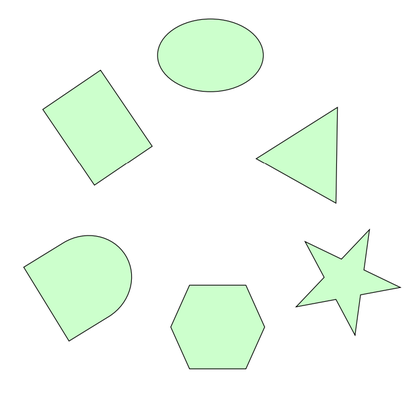
%> input picture Train Image/Train Image.png, 420 x 400 px, shrunk from 698 x 664 before the run
$ octave MAIN.m   (GNU Octave 9; MATLAB toolbox functions it lacks are replaced by stand-ins)
%> lines starting %> are read from the running program, lines starting %| are printed output that depends on the picture; in (x1, y1, x2, y2) boxes, pixels count from 0 and x2, y2 are one past the last pixel; in counts of white or black regions, pixels touching at a corner belong together; the program's own positions count from 1
### resampleContour.m
% Helper function to resample the contour to the desired number of points
function resampledContour = resampleContour(contour, numPoints)
    % Calculate the total arc length
    distances = sqrt(sum(diff(contour).^2, 2));
    totalArcLength = sum(distances);

    % Calculate the desired arc length between each resampled point
    desiredArcLength = totalArcLength / (numPoints - 1);

    % Resample the contour based on the desired arc length
    resampledContour = zeros(numPoints, 2);
    resampledContour(1, :) = contour(1, :);
    remainingArcLength = 0;
    j = 2;

    for i = 1:size(contour, 1) - 1
        segmentLength = norm(contour(i, :) - contour(i+1, :));
        remainingArcLength = remainingArcLength + segmentLength;

        if remainingArcLength >= desiredArcLength
            resampledContour(j, :) = contour(i+1, :);
            j = j + 1;
            remainingArcLength = remainingArcLength - desiredArcLength;
        end
    end

    % Ensure that the last point of the contour is included
    resampledContour(end, :) = contour(end, :);
end

### identifyShapeFromImage.m
function identifyShapeFromImage(imagePath, shapesData)
    % Read the uploaded image
    uploadedImage = imread(imagePath);

    % Convert the uploaded image from RGB to grayscale
    uploadedGray = rgb2gray(uploadedImage);

    % Threshold the uploaded image
    threshold = graythresh(uploadedGray);
    uploadedBW = im2bw(uploadedGray, threshold);

    % Invert the binary image
    uploadedBW = ~uploadedBW;

    % Find the boundaries of the uploaded image
    [B, ~] = bwboundaries(uploadedBW, 'noholes');

    % Initialize variables
    numShapes = length(B);  % Number of shapes in the uploaded image
    contourPoints = cell(numShapes, 1);  % Cell array to store contour points for each shape

    % Shape names
    shapeNames = {'Half Stadium', 'Rectangle', 'Oval', 'Hexagon', 'Triangle', 'Star'};

    % Process each shape
    for i = 1:numShapes
        % Get the x-y coordinates of the contour points
        contourPoints{i} = B{i};

        % Convert 2D coordinates to 1D array
        centroid = mean(contourPoints{i});

        % Resample contour to desired number of points
        numContourPoints = numel(shapesData(1).SignalSequence);  % Get the number of contour points used in stored shape data
        resampledContour = resampleContour(contourPoints{i}, numContourPoints);

        distances = sqrt(sum((resampledContour - centroid).^2, 2));
        signalSequence = distances;

        % Perform FFT on the signal sequence
        spectrum = fft(signalSequence);

        % Match the spectrum with stored shape data
        bestMatch = '';
        bestScore = inf;

        for j = 1:numel(shapesData)
            storedSpectrum = shapesData(j).Spectrum;
            score = norm(abs(spectrum) - abs(storedSpectrum));

            if score < bestScore
                bestScore = score;
                bestMatch = shapesData(j).Name;
            end
        end

        % Display the identified shape
        fprintf('\n\n**********************************\n')
        fprintf('Identified Shape: %s\n', bestMatch);
        fprintf('**********************************\n')

        % Plot the uploaded image with the identified shape
        figure;
        imshow(uploadedImage);
        hold on;
        plot(resampledContour(:, 2), resampledContour(:, 1), 'r', 'LineWidth', 2);
        text(centroid(2), centroid(1), bestMatch, 'Color', 'green', 'HorizontalAlignment', 'center');
        hold off;
        title('Identified Shape');
    end
end

### MAIN.m
%%%%%%%%%%%%%%%%%%%%%%%%%%%%%%%%%%%%%%%%%%%%%%%%%%%%%%%%%%%%%
% ECE 3204 Computer Project – Pattern Recognition Using FFT %
%%%%%%%%%%%%%%%%%%%%%%%%%%%%%%%%%%%%%%%%%%%%%%%%%%%%%%%%%%%%%
clear all;
clc;
%%%%%%%%%%%%%%%%%%%%%%%%%%%%%%%%%%%%%%%%%%%%%%%%%%%%%%%%%%%%%

%% Pre-Processing Image (Train Image)
% Step 1: Read image
RGB = imread("Train Image\Train Image.png");
%> RGB is the input picture: size 400x420x3 uint8; mean R, G, B 242.8, 252.6, 242.8

% Step 2: Convert image from RGB to grayscale
GRAY = rgb2gray(RGB);
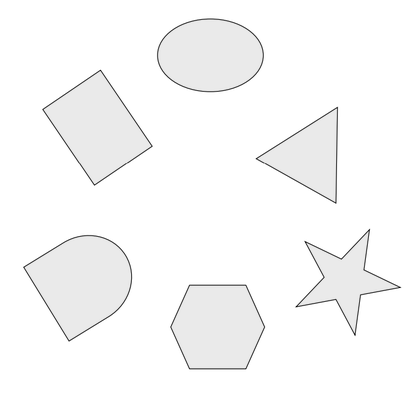
%> GRAY: size 400x420 uint8; min 0, max 255, mean 248.5

% Step 3: Threshold the image
threshold = graythresh(GRAY);
%> threshold = 0.714
BW = im2bw(GRAY, threshold);
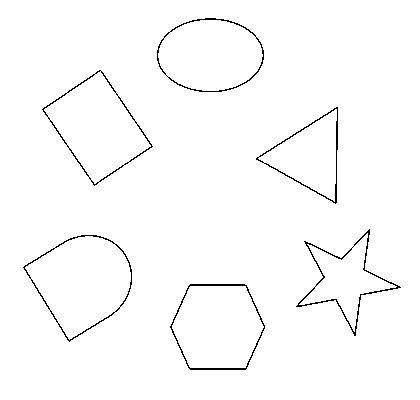
%> BW: size 400x420 logical; 98.4% white; black in thin lines or dots, all inside (x1, y1, x2, y2) = (23, 18, 401, 370)

% Step 4: Invert the Binary Image
BW = ~BW;

% Step 5: Find the boundaries
[B, ~] = bwboundaries(BW, 'noholes');
%> B = 6 boundaries; box (x1, y1, x2, y2) and points: (296, 229, 401, 336) 364, (23, 235, 132, 342) 282, (170, 284, 265, 370) 281, (42, 70, 153, 186) 269, (157, 18, 264, 92) 259, (256, 107, 338, 204) 258

% Initialize variables
numShapes = length(B);  % Number of shapes in the image
%> numShapes = 6
contourPoints = cell(numShapes, 1);  % Cell array to store contour points for each shape
%> contourPoints = {[], [], [], [], [], []}

% Shape names
shapeNames = {'Half Stadium', 'Rectangle', 'Oval', 'Hexagon', 'Triangle', 'Star'};

%% Contour Points
% Set the desired number of contour points
% The better the number of contour points the better FFT plot.
numContourPoints = 300;

%% Pre-Processing Plots
% Plot figures for preprocessing
figure(1);
subplot(2, 2, 1);
imshow(RGB);
title('Original Image');

subplot(2, 2, 2);
imshow(GRAY);
title('Gray Image');

subplot(2, 2, 3);
imshow(BW);
title('Binary Image');

subplot(2, 2, 4);
imshow(~BW);
title('Inverted Binary Image');

%% Performing Shape Analysis

% Process each shape and plot remaining figures
shapesData = struct();  % Structure array to store shape data

for i = 1:numShapes
    % Get the x-y coordinates of the contour points
    contourPoints{i} = B{i};

    % Plot each shape and its contour points
    figure(i+1);
    subplot(1, 2, 1);
    imshow(BW);
    title(['Shape with Contour - ' shapeNames{i}]);
    hold on;
    plot(contourPoints{i}(:, 2), contourPoints{i}(:, 1), 'r', 'LineWidth', 2);
    hold off;

    % Step 6: Convert 2D coordinates to 1D array
    % Here, we'll calculate the Euclidean distance of each contour point from
    % the centroid of the shape to form a 1D array for each shape.

    % Calculate centroid
    centroid = mean(contourPoints{i});

    % Resample the contour to the desired number of points
    resampledContour = resampleContour(contourPoints{i}, numContourPoints);

    % Calculate Euclidean distances from centroid
    distances = sqrt(sum((resampledContour - centroid).^2, 2));

    % Step 7: Form a signal sequence x[n] for each shape
    % Here, we'll use the distances array as the signal sequence for simplicity.
    signalSequence = distances;

    % Step 8: Find the frequency spectrum using FFT
    % Perform FFT on the signal sequence x[n] for each shape
    spectrum = fft(signalSequence);

    % Step 9: Further processing and analysis for shape recognition
    % Here, we'll simply store the shape data in the structure array.

    % Store shape data
    shapesData(i).Name = shapeNames{i};
    shapesData(i).Centroid = centroid;
    shapesData(i).SignalSequence = signalSequence;
    shapesData(i).Spectrum = spectrum;

    % Display frequency spectrum
    subplot(1, 2, 2);
    semilogy(abs(spectrum));
    title(['Frequency Spectrum - ' shapeNames{i}]);

    % Step 10: Display results or save information for further analysis
    % Here, we'll display the shape number, name, and the centroid coordinates.
    fprintf('Shape %d - Name: %s - Centroid: (%.2f, %.2f)\n', i, shapeNames{i}, centroid(1), centroid(2));
end
%> this loop made 6 passes
%> (centroid, totalArcLength in resampleContour, desiredArcLength in resampleContour) on passes 1 to 6: ([282.7 81.49], 341.9, 1.14), ([128.3 97.87], 343.4, 1.15), ([55.68 210.8], 299.4, 1), ([327.5 218.2], 312.3, 1.04), ([156.7 311.7], 297.2, 0.994), ([281.6 346.5], 426.4, 1.43)
%| Shape 1 - Name: Half Stadium - Centroid: (282.69, 81.49)
%| Shape 2 - Name: Rectangle - Centroid: (128.32, 97.87)
%| Shape 3 - Name: Oval - Centroid: (55.68, 210.77)
%| Shape 4 - Name: Hexagon - Centroid: (327.50, 218.16)
%| Shape 5 - Name: Triangle - Centroid: (156.66, 311.74)
%| Shape 6 - Name: Star - Centroid: (281.60, 346.53)
%> pass 1, `title(['Frequency Spectrum - ' shapeNames{i}]);`:
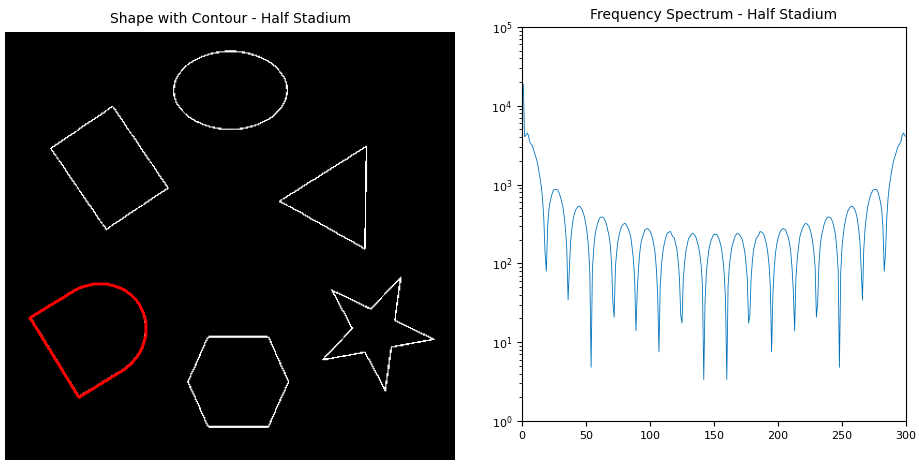
%> figure redrawn from the program's plot data, 2 panels
%> pass 2, `title(['Frequency Spectrum - ' shapeNames{i}]);`:
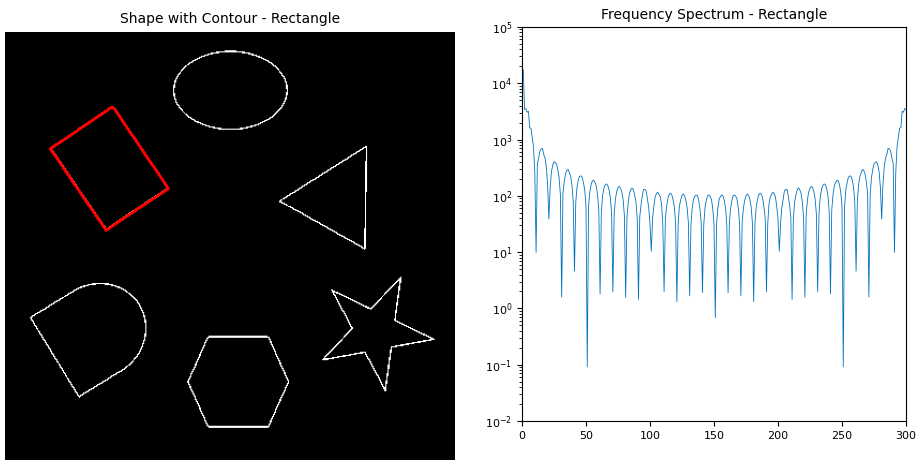
%> figure redrawn from the program's plot data, 2 panels
%> after the loop, contourPoints = 6 items; shapesData = 6 regions; Centroid: [282.7 81.5], [128.3 97.9], [55.7 210.8], [327.5 218.2], [156.7 311.7], [281.6 346.5]

%% IDENTIFICATION OF SHAPES FROM TEST IMAGES
% List of image file names
imageFiles = {
    'Test Images\Half Stadium.png',
    'Test Images\Half Stadium2.png',
    'Test Images\Hexagon.png',
    'Test Images\Hexagon2.png',
    'Test Images\Oval.png',
    'Test Images\Oval2.png',
    'Test Images\Rectangle.png',
    'Test Images\Rectangle2.png',
    'Test Images\Star.png',
    'Test Images\Star2.png',
    'Test Images\Triangle.png',
    'Test Images\Triangle2.png'
};

% Randomly shuffle the image file names
imageFiles = imageFiles(randperm(numel(imageFiles)));

% Process each image
for i = 1:numel(imageFiles)
    identifyShapeFromImage(imageFiles{i}, shapesData);
%> the run ends on the next line
